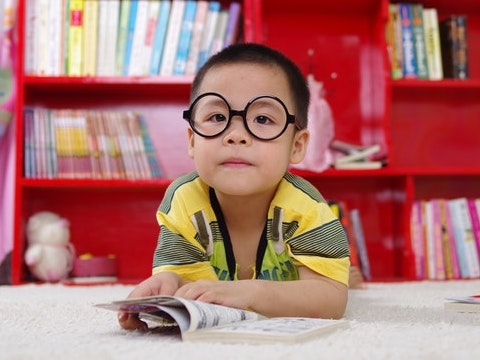
#> input picture Week1/data/images/boy.jpg, 480 x 360 px
$ python math_operation_on_image.py
#> lines starting #> are read from the running program, lines starting #| are printed output that depends on the picture
# Brightness and contrast adjustments
# Two commonly used point processes are multiplication and addition with a constant:

# g(x)=αf(x)+β
# The parameters α>0 and β are often called the gain and bias parameters; sometimes these parameters are said to control contrast and brightness respectively.
# You can think of f(x) as the source image pixels and g(x) as the output image pixels. Then, more conveniently we can write the expression as:

# g(i,j)=α⋅f(i,j)+β
# where i and j indicates that the pixel is located in the i-th row and j-th column.


from turtle import title
import cv2
import os
import numpy as np
import matplotlib.pyplot as plt

# Data type conversion
# read an image means 8 bit per channel. intensity value 0-255 unsigned
# image gradiient cold be negative.

# Get the directory of the current script
current_directory = os.path.dirname(os.path.abspath(__file__))

# Move up one directory level to the project directory
project_directory = os.path.join(current_directory, "..")

# Create the path to the image
image_path = os.path.join(project_directory, "data/images", "boy.jpg")

# Read image
image = cv2.imread(image_path)
#> image is the input picture: shape (360, 480, 3); mean B, G, R 111.8, 115.3, 174.3

scalingFactor = 1/255.0
# Convert unsigned int to float
image = np.float32(image)
# print("image dimension : ", image.shape)
# Scale the values so that they lie between [0,1]
image = image * scalingFactor

# print("image after conversion ", image)

# Convert back to unsigned int
image = image * (1.0/scalingFactor)

image = np.uint8(image)

# print("image convert to uint ", image)

# CONTRAST enhancement
# In this approach, a scale factor (  α ) is multiplied
# with intensity values of all the pixels. Given below is
# the code snippet to do the same. Intensity scaling is
# represented by the following equation
#          Io=αI
constrastValue = 30

constrastImage = image * (1+constrastValue/100)
# clipped the constrast image in between 0, 255
clippedConstrastImage = np.clip(constrastImage, 0, 255)
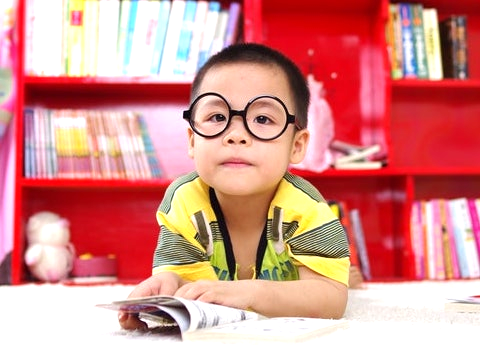
#> clippedConstrastImage: shape (360, 480, 3) float64; mean B, G, R 139.3, 143.9, 215.9
constrastImageCliipedUint8 = np.uint8(clippedConstrastImage)

plt.figure(figsize=[10,10])
plt.subplot(121);plt.imshow(image[...,::-1]);plt.title("orignal Image");
plt.subplot(122);plt.imshow(constrastImageCliipedUint8[...,::-1]);plt.title("constrast Image");
plt.show()
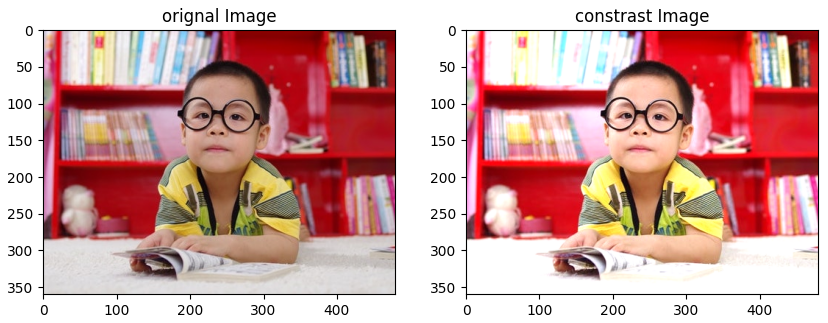
#> figure drawn by matplotlib, 2 panels

# Brightness enhancement
# If I is the input image, and  Io is the output image, brightness enhanced image is given by the equation
#                               Io=I+β

enhancementOffset = 40

# Add the offset for increasing brightness
image_int32 = np.int32(image)
ehancementImage = image_int32 + enhancementOffset
clippedIMage = np.clip(ehancementImage, 0, 255)
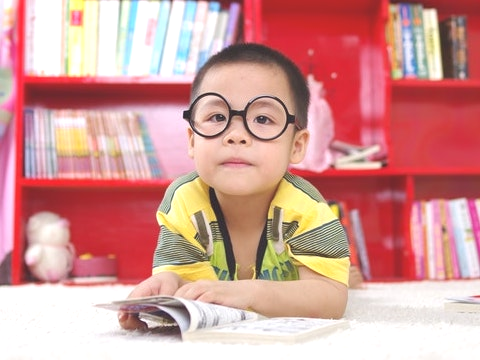
#> clippedIMage: shape (360, 480, 3) int32; mean B, G, R 150.4, 154.1, 211.8

plt.figure(figsize=[10,10])
plt.subplot(121);plt.imshow(image[...,::-1]);plt.title("orignal Image");
plt.subplot(122);plt.imshow(clippedIMage[...,::-1]);plt.title("ehancement Image");
plt.show()
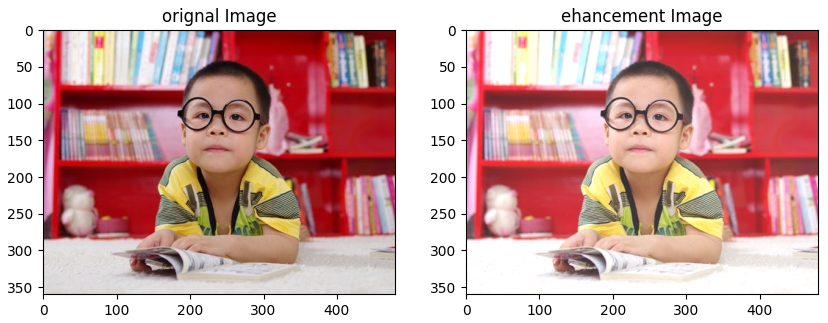
#> figure drawn by matplotlib, 2 panels

$ run again, with Week1/data/images/musk.jpg copied over Week1/data/images/boy.jpg
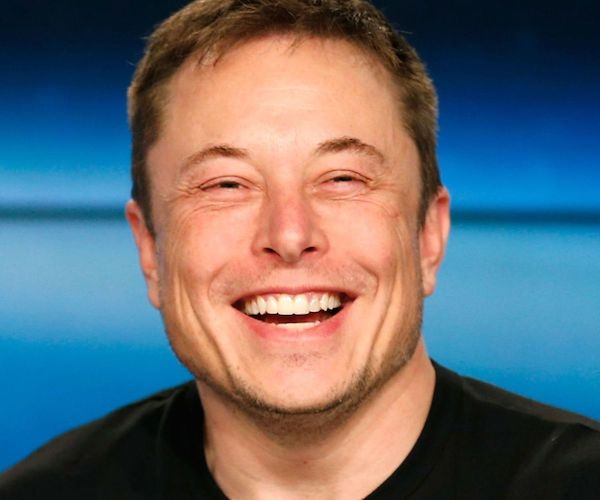
#> input picture Week1/data/images/musk.jpg, 600 x 500 px
#> image is the input picture: shape (500, 600, 3); mean B, G, R 112.1, 105.5, 100.1
#> `clippedIMage = np.clip(ehancementImage, 0, 255)`:
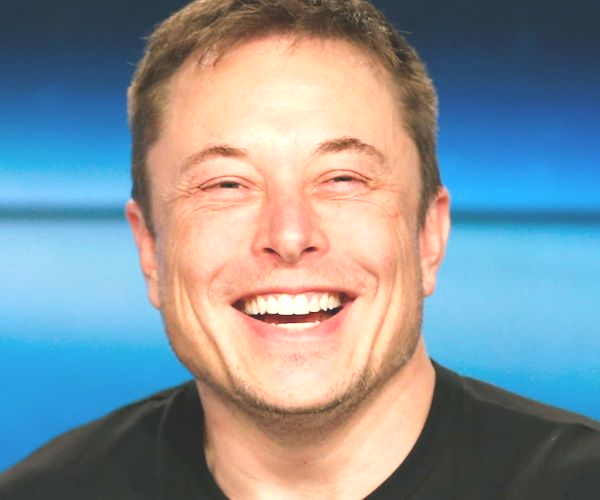
#> clippedIMage: shape (500, 600, 3) int32; mean B, G, R 152.1, 145.5, 134
#> `plt.show()`:
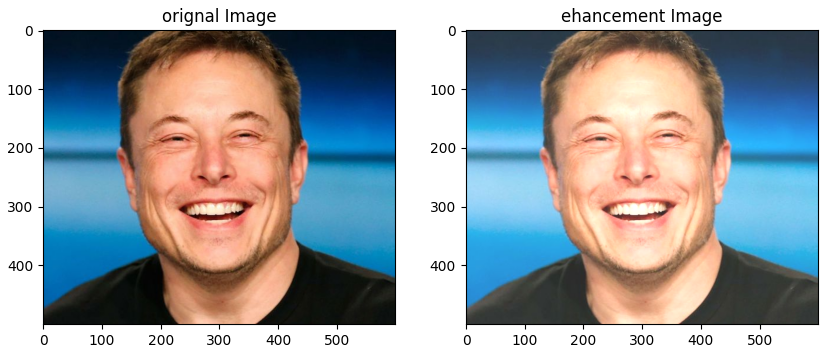
#> figure drawn by matplotlib, 2 panels

$ run again, with Week1/data/images/sample.jpg copied over Week1/data/images/boy.jpg
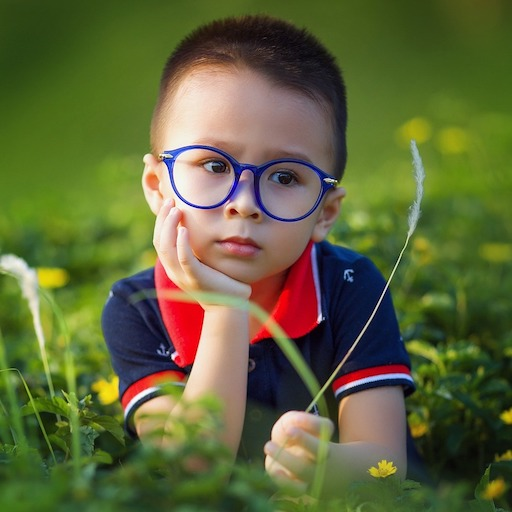
#> input picture Week1/data/images/sample.jpg, 512 x 512 px
#> image is the input picture: shape (512, 512, 3); mean B, G, R 57.8, 101.6, 95.4
#> `clippedIMage = np.clip(ehancementImage, 0, 255)`:
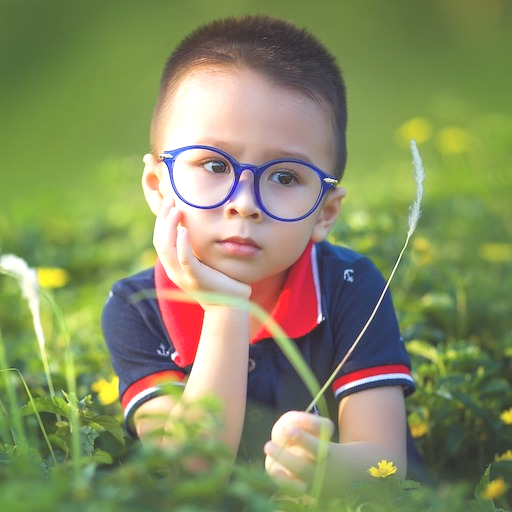
#> clippedIMage: shape (512, 512, 3) int32; mean B, G, R 97.6, 141.3, 134
#> `plt.show()`:
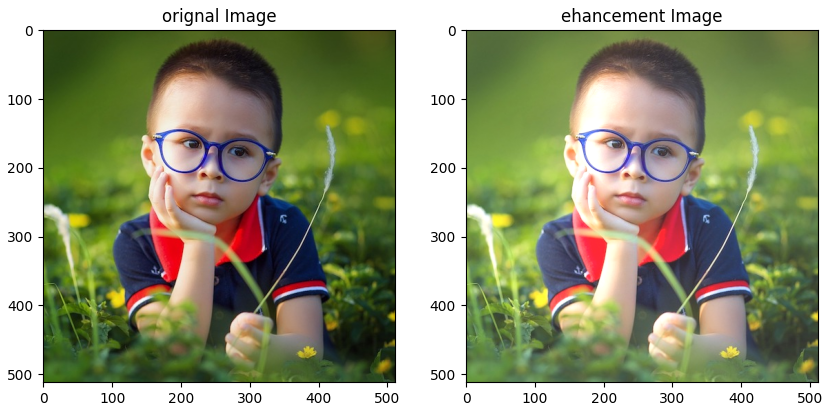
#> figure drawn by matplotlib, 2 panels
